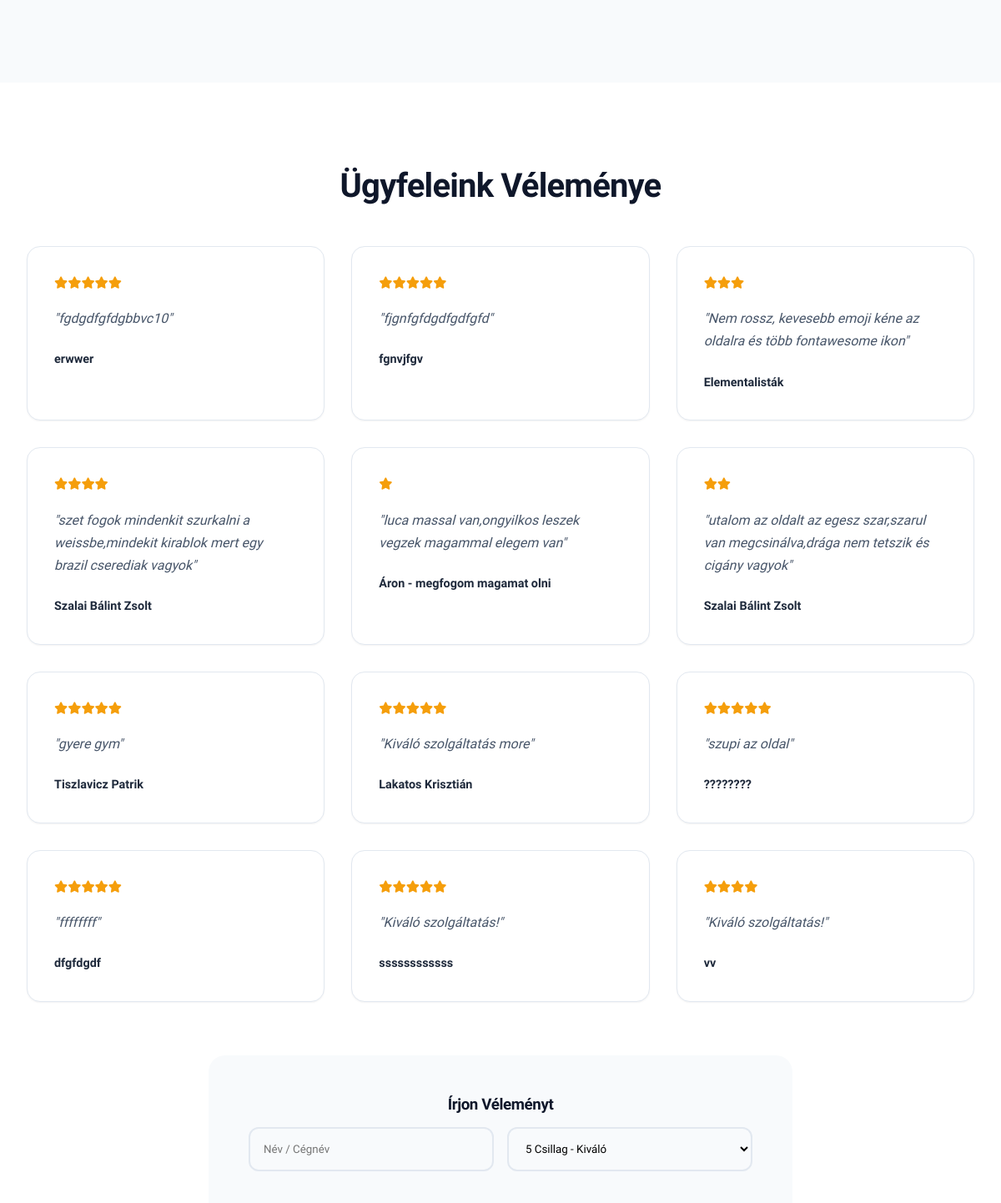
Before: / (middle part) with the older database file.
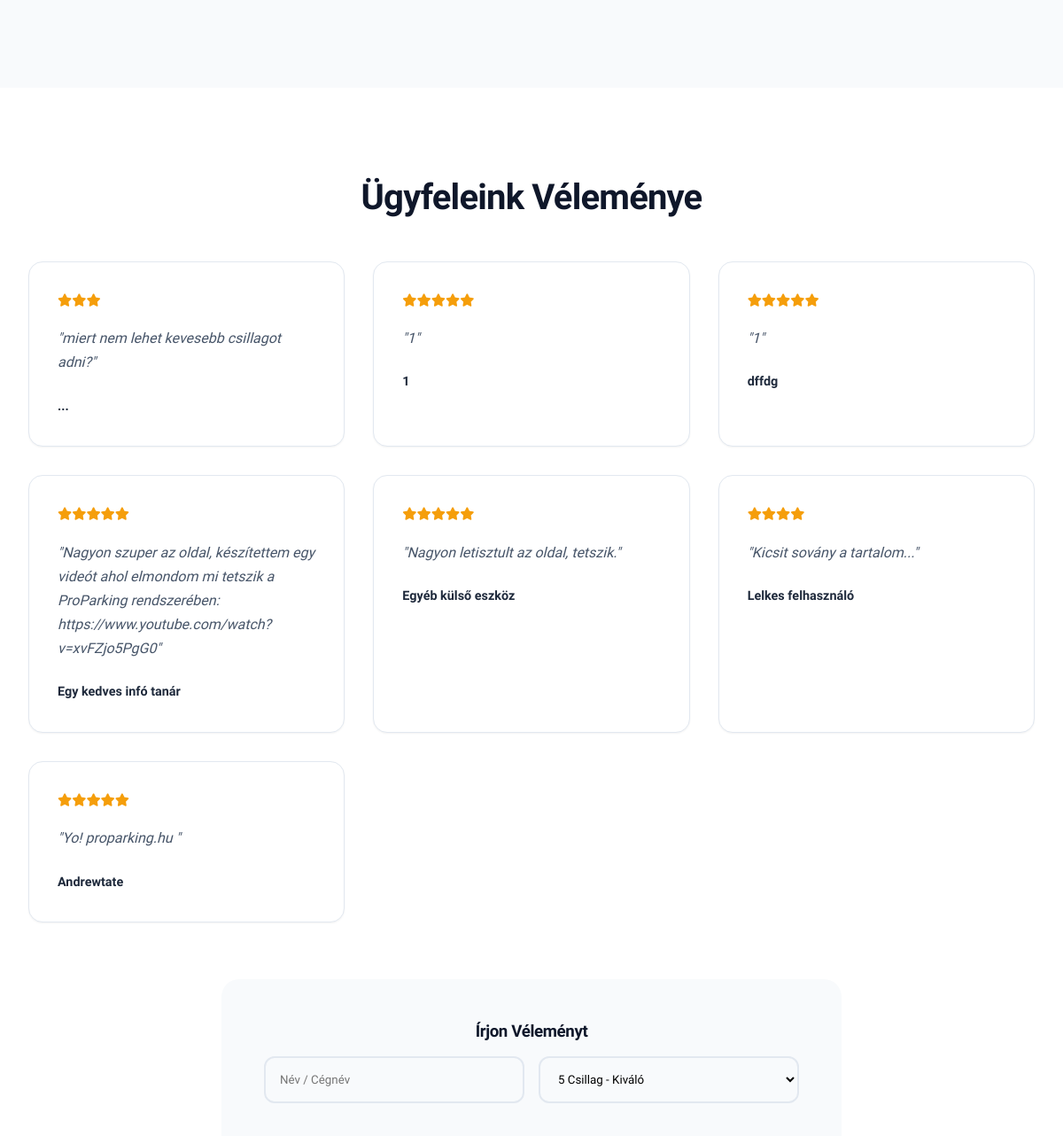
After: the same page with the newer database file.
### tables this page shows
CREATE TABLE `ertekeles` (
  `eid` int(11) NOT NULL,
  `enev` varchar(100) NOT NULL,
  `ecsillag` tinyint(4) NOT NULL CHECK (`ecsillag` between 1 and 5),
  `ekomment` text NOT NULL,
  `edatum` datetime DEFAULT current_timestamp()
);

### public_html/index.php (the view, shortened to what this page needs)
<?php
$database = new Database();
$conn = $database->getConnection();
$reviews = [];
try {
    $stmt = $conn->query("SELECT * FROM ertekeles ORDER BY edatum DESC");
    if ($stmt)
        $reviews = $stmt->fetchAll(PDO::FETCH_ASSOC);
}
catch (Exception $e) {
}
?>
<!DOCTYPE html>
<html lang="hu">
<head>
    <link rel="stylesheet" href="https://cdnjs.cloudflare.com/ajax/libs/font-awesome/6.4.0/css/all.min.css">
    <link href="https://unpkg.com/aos@2.3.1/dist/aos.css" rel="stylesheet">
</head>
<body>
    <section id="faq" style="background: #f8fafc;">
    </section>
    <section id="reviews">
        <div class="container">
            <h2 style="text-align:center; font-size:2.5rem; margin-bottom:3rem;">Ügyfeleink Véleménye</h2>
            <div style="display:grid; grid-template-columns: repeat(auto-fit, minmax(300px, 1fr)); gap:2rem; margin-bottom:4rem;">
                <?php if (!empty($reviews)):
    foreach ($reviews as $rev): ?>
                    <div style="background:white; padding:2rem; border-radius:16px; border:1px solid #e2e8f0; box-shadow: var(--shadow-sm);" data-aos="fade-up">
                        <div style="color: #f59e0b; margin-bottom:1rem; font-size:0.9rem;">
                            <?php for ($i = 0; $i < $rev['ecsillag']; $i++)
            echo '<i class="fas fa-star"></i>'; ?>
                        </div>
                        <p style="font-style:italic; color:#475569;">"<?php echo htmlspecialchars($rev['ekomment']); ?>"</p>
                        <div style="margin-top:1.5rem; font-weight:700; font-size:0.9rem;">
                            <?php echo htmlspecialchars($rev['enev']); ?>
                        </div>
                    </div>
                <?php
    endforeach;
endif; ?>
            </div>
             <div style="background:var(--bg-light); padding:3rem; border-radius:20px; max-width:700px; margin:0 auto; text-align:center;">
                <h3 style="margin-bottom:1rem;">Írjon Véleményt</h3>
                <form method="POST" style="display:flex; flex-direction:column; gap:1rem;">
                    <div style="display:grid; grid-template-columns:1fr 1fr; gap:1rem;">
                        <input type="text" name="reviewName" placeholder="Név / Cégnév" required>
                        <select name="rating">
                            <option value="5">5 Csillag - Kiváló</option>
                        </select>
                    </div>
                </form>
             </div>
        </div>
    </section>
</body>
</html>

### public_html/index.php (style rules this page uses)
:root { --primary: #2563eb; --primary-dark: #1e40af; --secondary: #0f172a; --accent: #3b82f6; --bg-light: #f8fafc; --text-main: #1e293b; --text-muted: #64748b; --radius: 16px; --shadow-sm: 0 1px 2px 0 rgb(0 0 0 / 0.05); --shadow-md: 0 4px 6px -1px rgb(0 0 0 / 0.1); --shadow-lg: 0 20px 25px -5px rgb(0 0 0 / 0.1), 0 8px 10px -6px rgb(0 0 0 / 0.1); }
* { margin: 0; padding: 0; box-sizing: border-box; }
html { scroll-behavior: smooth; }
body { font-family: 'Plus Jakarta Sans', sans-serif; background-color: white; color: var(--text-main); overflow-x: hidden; line-height: 1.7; }
h1, h2, h3, h4 { color: var(--secondary); font-weight: 700; line-height: 1.2; letter-spacing: -0.02em; }
p { margin-bottom: 1rem; }
section { padding: 100px 0; position: relative; }
.container { max-width: 1200px; margin: 0 auto; padding: 0 2rem; }
input, textarea, select { width: 100%; padding: 1rem; background: #f8fafc; border: 2px solid #e2e8f0; border-radius: 12px; font-family: inherit; margin-bottom: 1.5rem; transition: 0.3s; }

Changed rows visible on the page:
removed ertekeles: ecsillag 5 (drawn), ekomment "fgdgdfgfdgbbvc10", enev "erwwer"
removed ertekeles: ecsillag 5 (drawn), ekomment "fjgnfgfdgdfgdfgfd", enev "fgnvjfgv"
removed ertekeles: ecsillag 3 (drawn), ekomment "Nem rossz, kevesebb emoji kéne az oldalra és több fontawesome ikon", enev "Elementalisták"
removed ertekeles: ecsillag 4 (drawn), ekomment "szet fogok mindenkit szurkalni a weissbe,mindekit kirablok mert egy brazil cserediak vagyok", enev "Szalai Bálint Zsolt"
removed ertekeles: ecsillag 1 (drawn), ekomment "luca massal van,ongyilkos leszek vegzek magammal elegem van", enev "Áron - megfogom magamat olni"
removed ertekeles: ecsillag 2 (drawn), ekomment "utalom az oldalt az egesz szar,szarul van megcsinálva,drága nem tetszik és cigány vagyok", enev "Szalai Bálint Zsolt"
removed ertekeles: ecsillag 5 (drawn), ekomment "gyere gym", enev "Tiszlavicz Patrik"
removed ertekeles: ecsillag 5 (drawn), ekomment "Kiváló szolgáltatás more", enev "Lakatos Krisztián"
removed ertekeles: ecsillag 5 (drawn), ekomment "szupi az oldal", enev "????????"
removed ertekeles: ecsillag 5 (drawn), ekomment "ffffffff", enev "dfgfdgdf"
removed ertekeles: ecsillag 5 (drawn), ekomment "Kiváló szolgáltatás!", enev "ssssssssssss"
removed ertekeles: ecsillag 4 (drawn), ekomment "Kiváló szolgáltatás!", enev "vv"
added ertekeles: ecsillag 3 (drawn), ekomment "miert nem lehet kevesebb csillagot adni?", enev "..."
added ertekeles: ecsillag 5 (drawn), ekomment "1", enev "1"
added ertekeles: ecsillag 5 (drawn), ekomment "1", enev "dffdg"
added ertekeles: ecsillag 5 (drawn), ekomment "Nagyon szuper az oldal, készítettem egy videót ahol elmondom mi tetszik a ProParking rendszerében: https://www.youtube.com/watch?v=xvFZjo5PgG0", enev "Egy kedves infó tanár"
added ertekeles: ecsillag 5 (drawn), ekomment "Nagyon letisztult az oldal, tetszik.", enev "Egyéb külső eszköz"
added ertekeles: ecsillag 4 (drawn), ekomment "Kicsit sovány a tartalom...", enev "Lelkes felhasználó"
added ertekeles: ecsillag 5 (drawn), ekomment "Yo! proparking.hu", enev "Andrewtate"
